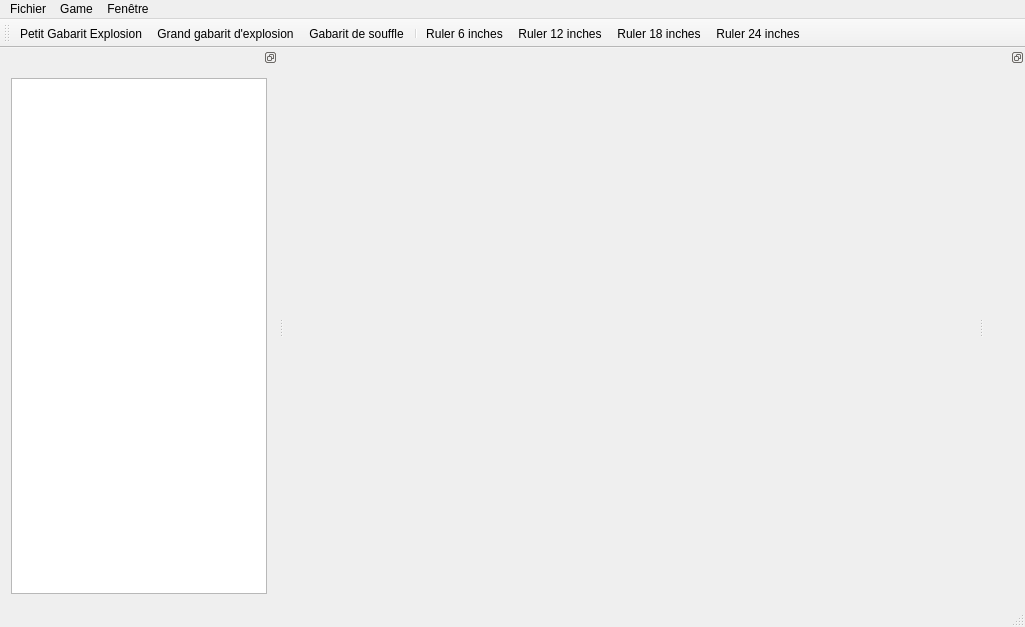
<?xml version="1.0" encoding="UTF-8"?>
<ui version="4.0">
 <class>GameWindow</class>
 <widget class="QMainWindow" name="GameWindow">
  <property name="geometry">
   <rect>
    <x>0</x>
    <y>0</y>
    <width>1025</width>
    <height>627</height>
   </rect>
  </property>
  <property name="windowTitle">
   <string>MainWindow</string>
  </property>
  <widget class="QWidget" name="centralWidget">
   <layout class="QHBoxLayout" name="horizontalLayout"/>
  </widget>
  <widget class="QMenuBar" name="menuBar">
   <property name="geometry">
    <rect>
     <x>0</x>
     <y>0</y>
     <width>1025</width>
     <height>21</height>
    </rect>
   </property>
   <widget class="QMenu" name="menuFichier">
    <property name="title">
     <string>Fichier</string>
    </property>
    <addaction name="separator"/>
    <addaction name="actionOpen_Army"/>
   </widget>
   <widget class="QMenu" name="menuGame">
    <property name="title">
     <string>Game</string>
    </property>
    <addaction name="actionHost_Game"/>
    <addaction name="actionConnect_to_a_game_2"/>
   </widget>
   <widget class="QMenu" name="menuFen_tre">
    <property name="title">
     <string>Fenêtre</string>
    </property>
    <widget class="QMenu" name="menuAfficher">
     <property name="title">
      <string>Afficher</string>
     </property>
     <addaction name="actionArm_e"/>
     <addaction name="actionChat"/>
    </widget>
    <addaction name="menuAfficher"/>
   </widget>
   <addaction name="menuFichier"/>
   <addaction name="menuGame"/>
   <addaction name="menuFen_tre"/>
  </widget>
  <widget class="QToolBar" name="mainToolBar">
   <attribute name="toolBarArea">
    <enum>TopToolBarArea</enum>
   </attribute>
   <attribute name="toolBarBreak">
    <bool>false</bool>
   </attribute>
   <addaction name="actionExpTemplateSmall"/>
   <addaction name="actionExpTemplateBig"/>
   <addaction name="actionBlowTemplate"/>
   <addaction name="separator"/>
   <addaction name="actionRuler_6_inches"/>
   <addaction name="actionRuler_12_inches"/>
   <addaction name="actionRuler_18_inches"/>
   <addaction name="actionRuler_24_inches"/>
  </widget>
  <widget class="QStatusBar" name="statusBar"/>
  <widget class="QDockWidget" name="dockWidget">
   <property name="features">
    <set>QDockWidget::DockWidgetFloatable|QDockWidget::DockWidgetMovable</set>
   </property>
   <attribute name="dockWidgetArea">
    <number>1</number>
   </attribute>
   <widget class="QWidget" name="dockWidgetContents">
    <layout class="QHBoxLayout" name="horizontalLayout_2">
     <item>
      <widget class="QTreeView" name="treeViewArmy">
       <attribute name="headerVisible">
        <bool>false</bool>
       </attribute>
      </widget>
     </item>
    </layout>
   </widget>
  </widget>
  <widget class="QDockWidget" name="dockWidget_2">
   <property name="features">
    <set>QDockWidget::DockWidgetFloatable|QDockWidget::DockWidgetMovable</set>
   </property>
   <attribute name="dockWidgetArea">
    <number>2</number>
   </attribute>
   <widget class="QWidget" name="dockWidgetContents_2"/>
  </widget>
  <action name="actionExpTemplateSmall">
   <property name="icon">
    <iconset resource="resources.qrc">
     <normaloff>:/icons/ressources/exp_template_icon_small.png</normaloff>:/icons/ressources/exp_template_icon_small.png</iconset>
   </property>
   <property name="text">
    <string>Petit Gabarit Explosion</string>
   </property>
   <property name="toolTip">
    <string>Utiliser le petit gabarit d'explosion</string>
   </property>
  </action>
  <action name="actionExpTemplateBig">
   <property name="icon">
    <iconset resource="resources.qrc">
     <normaloff>:/icons/ressources/exp_template.png</normaloff>:/icons/ressources/exp_template.png</iconset>
   </property>
   <property name="text">
    <string>Grand gabarit d'explosion</string>
   </property>
   <property name="toolTip">
    <string>Utiliser le grand gabarit d'explosion</string>
   </property>
  </action>
  <action name="actionBlowTemplate">
   <property name="icon">
    <iconset resource="resources.qrc">
     <normaloff>:/icons/ressources/blowTemplate.png</normaloff>:/icons/ressources/blowTemplate.png</iconset>
   </property>
   <property name="text">
    <string>Gabarit de souffle</string>
   </property>
   <property name="toolTip">
    <string>Gabarit de souffle</string>
   </property>
  </action>
  <action name="actionOpen_Army">
   <property name="text">
    <string>Open Army</string>
   </property>
  </action>
  <action name="actionHost_Game">
   <property name="text">
    <string>Host Game</string>
   </property>
  </action>
  <action name="actionConnect_to_a_game_2">
   <property name="text">
    <string>Connect to a game</string>
   </property>
  </action>
  <action name="actionRuler_6_inches">
   <property name="icon">
    <iconset resource="resources.qrc">
     <normaloff>:/icons/ressources/ruler-icon-6.gif</normaloff>:/icons/ressources/ruler-icon-6.gif</iconset>
   </property>
   <property name="text">
    <string>Ruler 6 inches</string>
   </property>
   <property name="toolTip">
    <string>Reglette 6 pas</string>
   </property>
  </action>
  <action name="actionRuler_12_inches">
   <property name="icon">
    <iconset resource="resources.qrc">
     <normaloff>:/icons/ressources/ruler-icon-12.gif</normaloff>:/icons/ressources/ruler-icon-12.gif</iconset>
   </property>
   <property name="text">
    <string>Ruler 12 inches</string>
   </property>
   <property name="toolTip">
    <string>Reglette 12 pas</string>
   </property>
  </action>
  <action name="actionRuler_18_inches">
   <property name="icon">
    <iconset resource="resources.qrc">
     <normaloff>:/icons/ressources/ruler-icon-18.gif</normaloff>:/icons/ressources/ruler-icon-18.gif</iconset>
   </property>
   <property name="text">
    <string>Ruler 18 inches</string>
   </property>
   <property name="toolTip">
    <string>Reglette 18 pas</string>
   </property>
  </action>
  <action name="actionRuler_24_inches">
   <property name="icon">
    <iconset resource="resources.qrc">
     <normaloff>:/icons/ressources/ruler-icon-24.gif</normaloff>:/icons/ressources/ruler-icon-24.gif</iconset>
   </property>
   <property name="text">
    <string>Ruler 24 inches</string>
   </property>
   <property name="toolTip">
    <string>Reglette 24 pas</string>
   </property>
  </action>
  <action name="actionArm_e">
   <property name="text">
    <string>Armée</string>
   </property>
  </action>
  <action name="actionChat">
   <property name="text">
    <string>Chat</string>
   </property>
  </action>
 </widget>
 <layoutdefault spacing="6" margin="11"/>
 <resources>
  <include location="resources.qrc"/>
 </resources>
 <connections/>
</ui>
